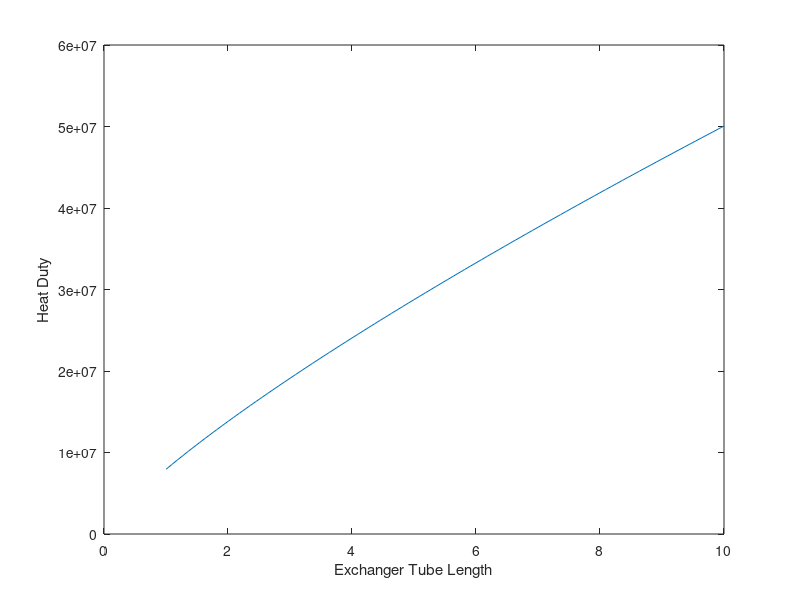

Write MATLAB code to recreate this figure.
function heat_exchanger

%Information needed/solved for:
%Inlet, outlet temperatures
%Flow rates
%HX dimensions
%Thermal data for CO2, IL: viscosity, thermal conductivity, heat capacity
%Conductivity of tube material

%%%DATA, listed in [IL, CO2] (Will be different for each stream integration stage)
mass_flow = [1649.52, 596000/3600]; %kg/s
density = [1115, 29.18]; %kg/m^3
mu = [5.5e-2,3.44e-5]; %Dynamic viscosity, Pa*s
nu = mu./density; %Kinematic viscosity
k = [0.16, 0.056]; %Thermal conductivity, W/(m*K)
Cp = [1800, 1170]; %Heat capacity, J/(kg*K)

L_range = linspace(1,10)';

q_total = 1649.52*1200*91;
q_stage = q_total/4;

dT = q_stage./(mass_flow.*Cp)
eff_NTU_calc(mass_flow, density, mu, nu, k, Cp, L_range, [70+273, 634], q_stage)

end

function [L_exchanger] = eff_NTU_calc(mass_flow, density, mu, nu, k, Cp, L, Ti, q_stage)
%Eff-NTU calculation to get q vs L

%%%Tube dimensions
%Shell
D_large = 4.0;
A_large = pi*(D_large/2)^2;
%Inner tube
Di = 0.03;
Do = 0.0315;
A_small = pi*(Di/2)^2;
A_tube = pi*(Do/2)^2;
N_tubes = floor(A_large/(A_tube*2)); %Number of tubes that fit
% N_tubes = 1000;
fprintf('Number of tubes: %.0f\n', N_tubes)
kt = 385; %Stainless steel tube

%Convert mass flow rates to volumetric flow rates and velocities
volume_flow = mass_flow ./density;
v = volume_flow ./ ([(A_small*N_tubes), (A_large-N_tubes*A_tube)]); %Assume IL on inside

Re = reynolds(nu, v, L); %Reynolds number

Pr = prandtl(Cp, mu, k); %Prandtl number

%%CO2 pressure drop, check to see if need to include
f = 0.184*(Re(2))^-0.2;
dP = (f.*density(2).*(v(2))^2.*L)./(2*D_large);


hi = (k(1)*nusselt(Re(:,1),Pr(1)))./L; %Convection coefficient
ho = (k(2)*nusselt(Re(:,2),Pr(2)))./L; 

qmax = min(mass_flow.*Cp)*(Ti(2)-Ti(1)); %Max possible heat transfer

UA = heat_transfer_coeff(Di, Do, L, kt, hi, ho); %Total heat transfer coeffs
NTU = UA./(min(Cp.*mass_flow)); %Number of transfer units
Cr = min(Cp.*mass_flow)/max(Cp.*mass_flow); %Heat capacity ratio

eps = eff_shell(NTU, Cr);
n=2;
x = (1-eps.*Cr)./(1-eps).^n;
eps_shell = (x - 1)./(x - Cr); %Multi shell pass
%Heat duty
q_shell = N_tubes*eps_shell.*qmax;

plot(L, q_shell)
xlabel('Exchanger Tube Length')
ylabel('Heat Duty')

L_sufficient = L(q_shell > q_stage);
L_exchanger = L_sufficient(1);

end

function [Re] = reynolds(nu, v, L)

Re = L*(v./nu);

end

function [Pr] = prandtl(Cp, mu, k)

Pr = (Cp.*mu)./k;

end

function [Nu] = nusselt(Re, Pr)

Nu = 0.023*Re.^(4/5).*Pr^(0.3); %Check to make sure this is right

end

function [UA] = heat_transfer_coeff(Di, Do, L, kt, hi, ho)

Ai = pi.*Di.*L;
Ao = pi.*Do.*L;

Ri = 1./(hi.*Ai);
Rt = log(Do/Di)./(2.*pi.*kt.*L);
Ro = 1./(ho.*Ao);

UA = (Ri + Rt + Ro).^-1;

end

function [epsilon] = eff_shell(NTU, Cr)

x = sqrt(1+Cr^2);
A = 1+exp(-NTU.*x);
B = 1-exp(-NTU.*x);
epsilon = 2*(1+Cr+x.*(A./B)).^-1;

end
